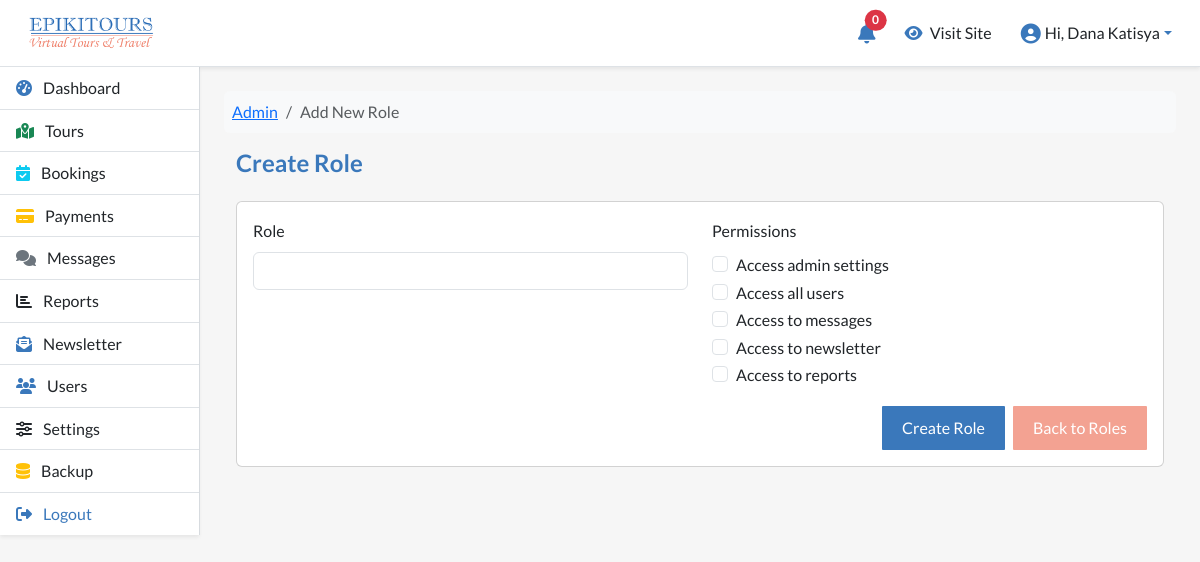
/manage/users/create-role.php (signed in), run on the app's committed database.
### tables this page shows
CREATE TABLE `epi_permissions` (
  `id` int NOT NULL,
  `permission` varchar(100) NOT NULL,
  `created_at` timestamp NOT NULL DEFAULT CURRENT_TIMESTAMP,
  `updated_at` timestamp NOT NULL DEFAULT CURRENT_TIMESTAMP ON UPDATE CURRENT_TIMESTAMP
);

### manage/users/create-role.php (the view, shortened to what this page needs)
<?php
require_once __DIR__ . '/../../config/database.php';
$permissions = $pdo->query("SELECT * FROM epi_permissions ORDER BY permission ASC")->fetchAll(PDO::FETCH_ASSOC);
?>
<nav aria-label="breadcrumb">
    <ol class="breadcrumb bg-light p-2 rounded mb-3">
        <li class="breadcrumb-item"><a href="<?= BASE_URL ?>dashboard">Admin</a></li>
        <li class="breadcrumb-item active" aria-current="page">Add New Role</li>
    </ol>
</nav>
<div class="d-flex">
    <div class="container-fluid">
        <h4 class="mb-0">Create Role</h4>
        <div class="card mt-4">
            <div class="card-body">
                <form method="POST">
                    <div class="row mb-3">
                        <div class="col-md-6">
                            <label class="form-label">Role</label>
                            <input type="text" name="role" class="form-control">
                        </div>
                        <div class="col-md-6">
                            <label class="form-label">Permissions</label>
                            <?php foreach ($permissions as $perm): ?>
                                <div class="form-check">
                                    <input class="form-check-input" type="checkbox" name="permissions[]" value="<?= $perm['id'] ?>" id="perm<?= $perm['id'] ?>">
                                    <label class="form-check-label" for="perm<?= $perm['id'] ?>">
                                        <?= htmlspecialchars($perm['permission']) ?>
                                    </label>
                                </div>
                            <?php endforeach; ?>
                        </div>
                    </div>
                    <div class="d-flex justify-content-end gap-2">
                        <button type="submit" class="btn btn-primary">Create Role</button>
                        <a href="manage-roles" class="btn btn-secondary text-decoration-none">Back to Roles</a>
                    </div>
                </form>
            </div>
        </div>
    </div>
</div>
<?php
include BASE_PATH . 'layouts/admin-layout.php';
?>

### manage/css/custom.css (style rules this page uses)
:root { --primary-color: #3a78bb; --secondary-color: #f3a292; --tertiary-color: #E0F7FA; --white-color: #ffffff; --black-color: #000000; --pale-grey: #f6f6f6; --dark-grey: #333333; }
body { font-family: 'lato', sans-serif; background-color: var(--pale-grey); color: var(--black-color); margin: 0; padding: 0; line-height: 1.6; }
.btn-primary { background-color: var(--primary-color); color: var(--white-color); border: none; padding: 10px 20px; border-radius: 1px; transition: background-color 0.3s ease; }
.btn-secondary { background-color: var(--secondary-color); color: var(--white-color); border: none; padding: 10px 20px; border-radius: 1px; transition: background-color 0.3s ease; }
html { scroll-behavior: smooth; }
h4 { font-weight: 600; color: var(--primary-color); }
.bg-light { transition: box-shadow 0.3s ease-in-out; }
.card { transition: transform 0.4s ease-in-out, box-shadow 0.3s ease-in-out; }
.btn-primary { background-color: var(--primary-color); border-color: var(--primary-color); transition: background-color 0.3s ease-in-out, transform 0.2s ease; }

### data on the page
epi_permissions: permission "Access admin settings"
epi_permissions: permission "Access all users"
epi_permissions: permission "Access to messages"
epi_permissions: permission "Access to newsletter"
epi_permissions: permission "Access to reports"

### other printed values
$unreadCount "0"
$_SESSION['user_name'] "Dana Katisya"
